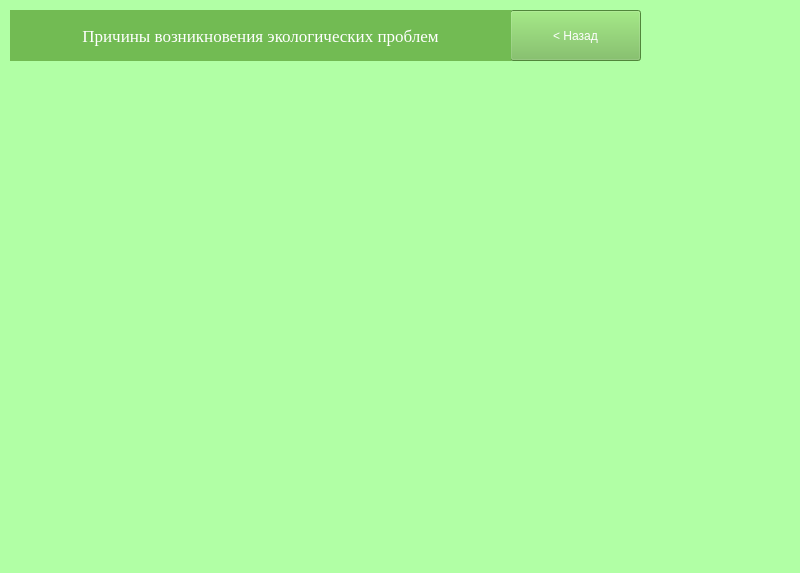
<?xml version="1.0" encoding="UTF-8"?>
<ui version="4.0">
 <class>MainWindow</class>
 <widget class="QMainWindow" name="MainWindow">
  <property name="geometry">
   <rect>
    <x>0</x>
    <y>0</y>
    <width>800</width>
    <height>573</height>
   </rect>
  </property>
  <property name="windowTitle">
   <string>MainWindow</string>
  </property>
  <property name="styleSheet">
   <string notr="true">background-color: rgb(177, 255, 165);</string>
  </property>
  <widget class="QWidget" name="centralwidget">
   <widget class="QPushButton" name="pushButton">
    <property name="geometry">
     <rect>
      <x>510</x>
      <y>10</y>
      <width>131</width>
      <height>51</height>
     </rect>
    </property>
    <property name="styleSheet">
     <string notr="true">background-color: rgb(114, 187, 83);
color: rgb(255, 255, 255);
font: 13pt &quot;Times New Roman&quot;;</string>
    </property>
    <property name="text">
     <string>&lt; Назад</string>
    </property>
   </widget>
   <widget class="QLabel" name="label">
    <property name="geometry">
     <rect>
      <x>10</x>
      <y>10</y>
      <width>501</width>
      <height>51</height>
     </rect>
    </property>
    <property name="font">
     <font>
      <family>Times New Roman</family>
      <pointsize>13</pointsize>
     </font>
    </property>
    <property name="toolTipDuration">
     <number>-1</number>
    </property>
    <property name="styleSheet">
     <string notr="true">background-color: rgb(114, 187, 83);
color: rgb(255, 255, 255);</string>
    </property>
    <property name="text">
     <string>Причины возникновения экологических проблем</string>
    </property>
    <property name="alignment">
     <set>Qt::AlignCenter</set>
    </property>
    <property name="indent">
     <number>0</number>
    </property>
   </widget>
  </widget>
  <widget class="QMenuBar" name="menubar">
   <property name="geometry">
    <rect>
     <x>0</x>
     <y>0</y>
     <width>800</width>
     <height>26</height>
    </rect>
   </property>
  </widget>
  <widget class="QStatusBar" name="statusbar"/>
 </widget>
 <resources/>
 <connections/>
</ui>
